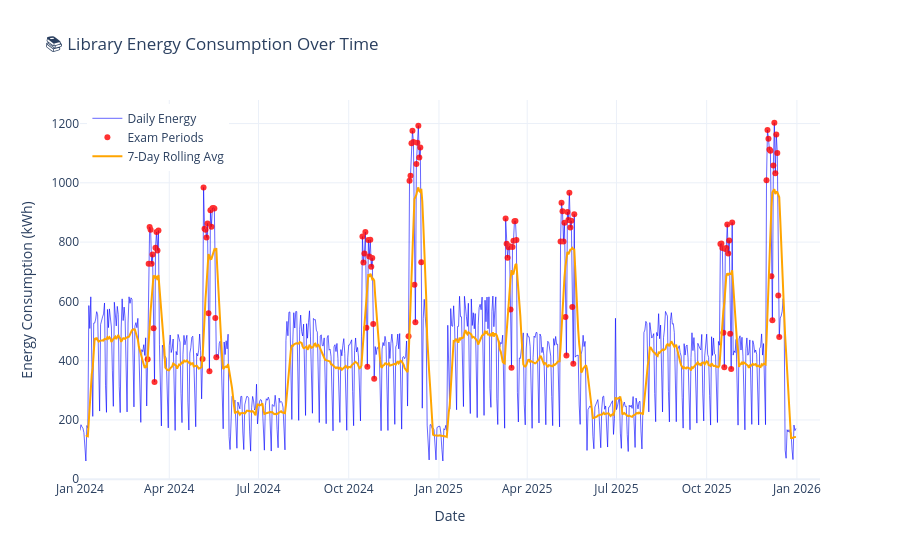

Notebook source saved alongside this figure:
### Markdown cell above
## Step 5: Visualize Historical Energy Patterns

### Code cell
# Time series plot with exam periods highlighted
fig = go.Figure()

# Main energy consumption line
fig.add_trace(go.Scatter(
    x=energy_df['date'],
    y=energy_df['energy_kwh'],
    mode='lines',
    name='Daily Energy',
    line=dict(color='blue', width=1),
    opacity=0.6
))

# Highlight exam periods
exam_data = energy_df[energy_df['is_exam_period']]
fig.add_trace(go.Scatter(
    x=exam_data['date'],
    y=exam_data['energy_kwh'],
    mode='markers',
    name='Exam Periods',
    marker=dict(color='red', size=6, symbol='circle'),
    opacity=0.8
))

# Add 7-day rolling average
energy_df['rolling_avg'] = energy_df['energy_kwh'].rolling(window=7).mean()
fig.add_trace(go.Scatter(
    x=energy_df['date'],
    y=energy_df['rolling_avg'],
    mode='lines',
    name='7-Day Rolling Avg',
    line=dict(color='orange', width=2)
))

fig.update_layout(
    title=' Library Energy Consumption Over Time',
    xaxis_title='Date',
    yaxis_title='Energy Consumption (kWh)',
    template='plotly_white',
    hovermode='x unified',
    legend=dict(yanchor="top", y=0.99, xanchor="left", x=0.01)
)

fig.show()
